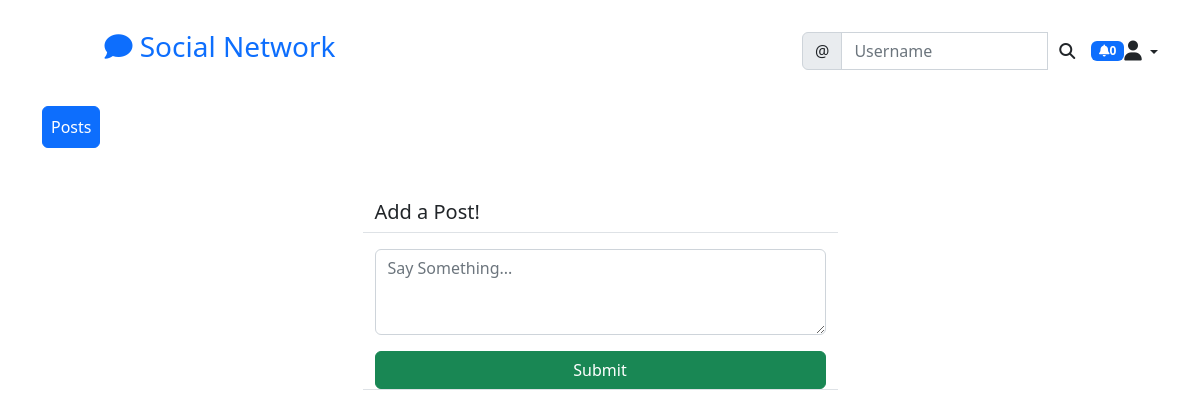
The page /social/ (signed in) on the database as committed earlier.
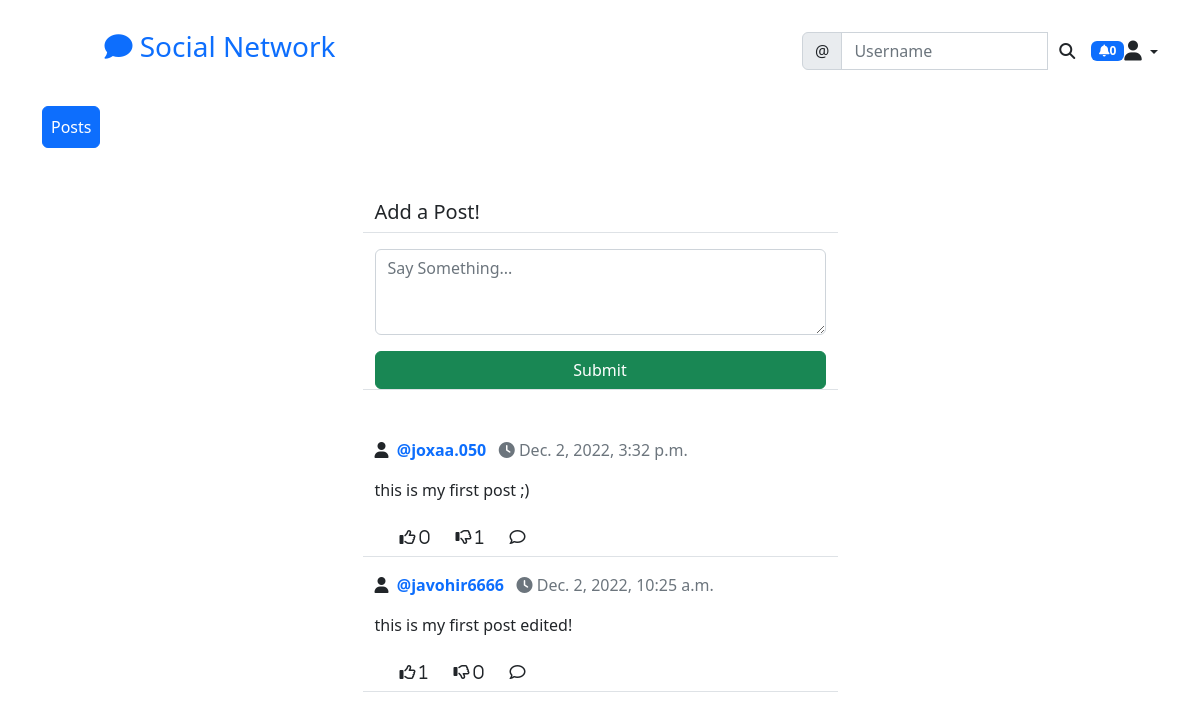
The same page on the database as committed later.
### social/models.py (models this page shows)
class Post(models.Model):
    body = models.TextField()
    created_at = models.DateTimeField(auto_now_add=True)
    author = models.ForeignKey(User, on_delete=models.CASCADE)
    like = models.ManyToManyField(User,blank=True, related_name='likes')
    dislikes = models.ManyToManyField(User, blank=True, related_name='dislikes')

### social/views.py (the view, shortened to what this page needs)
# urls.py: path('', PostListView.as_view(), name='post-list'),
class PostListView(LoginRequiredMixin, View):
    def get(self,request, *args, **kwargs):
        logged_in_user = request.user
        posts = Post.objects.filter(
            author__profile__followers__in = [logged_in_user.id]
            ).order_by('-created_at')
        form = PostForm()
        context = {
            'post_list':posts,
            'form' : form
        }
        return render(request, 'social/post_list.html', context)

### social/forms.py
class PostForm(forms.ModelForm):
    body = forms.CharField(
        label= '',
        widget=forms.Textarea(attrs={
            'rows':'3',
            'placeholder':"Say Something..."
        })
    )
    class Meta:
        model = Post
        fields = ['body']

### landing/templatetags/custom_tags.py (called while the page is built)
@register.inclusion_tag('social/show_notifications.html', takes_context=True)
def show_notifications(context):
	request_user = context['request'].user
	notifications = Notification.objects.filter(to_user=request_user).exclude(user_has_seen=True).order_by('-date')
	return {'notifications': notifications}

### social/templates/social/post_list.html (shortened to what this page needs)
{% extends 'landing/base.html' %}
{% load crispy_forms_tags %}
{% block content %}
<div class="container mt-5">
    <div class="row justify-content-center mt-3">
        <div class="col-md-5 col-sm-12 border-bottom">
            <h5>Add a Post!</h5>
        </div>
    </div>
    <div class="row justify-content-center mt-3 mb-5">
        <div class="col-md-5 col-sm-12 border-bottom">
            <form method="POST">
                {{form|crispy}}
            <div class="d-grid gap-2">
                <button class="btn btn-success mt-3">Submit</button>
            </div>
            </form>
        </div>
    </div>
    {% for post in post_list %}
        <div class="row justify-content-center mt-3">
            <div class="col-md-5 col-sm-12 border-bottom">
                <p>
                    <i class="fa fa-user" aria-hidden="true"></i>
                    &nbsp;<strong><a href="{% url 'profile' post.author.profile.pk %}" class="text-decoration-none text-primary">@{{post.author}}</a></strong>
                        <span class="text-muted">
                            <i class="fa fa-clock" aria-hidden="true">
                            </i>&nbsp;{{post.created_at}}
                        </span>
                </p>
                <p>{{post.body|safe|slice:50}}</p>
                <div class="container">
                <div class="d-flex flex-row">
                    <form method="POST" action="{% url 'like' post.pk %}">
                        <button type="submit" class="btn btn-transparent">
                            <i class="far fa-thumbs-up">&nbsp;<span>{{post.like.all.count}}</span></i>
                        </button>
                    </form>
                    <form method="POST" action="{% url 'dislike' post.pk %}">
                        <button type="submit" class="btn btn-transparent">
                            <i class="far fa-thumbs-down">&nbsp;<span>{{post.dislikes.all.count}}</span></i>
                        </button>
                    </form>
                    <a class="btn btn-transparent" href="{% url 'post-detail' post.pk %}"><i class="far fa-comment"></i></a>
                </div>
            </div>
            </div>
        </div>
        {% endfor %}
</div>
{% endblock content %}

Rows that differ between the two databases and show on the page:
added Post: author "joxaa.050", created_at "Dec. 2, 2022, 3:32 p.m.", body "this is my first post ;)", like.all.count "0", dislikes.all.count "1"
now on this page (row unchanged): Post: author "javohir6666", created_at "Dec. 2, 2022, 10:25 a.m.", body "this is my first post edited!", like.all.count "1", dislikes.all.count "0"
